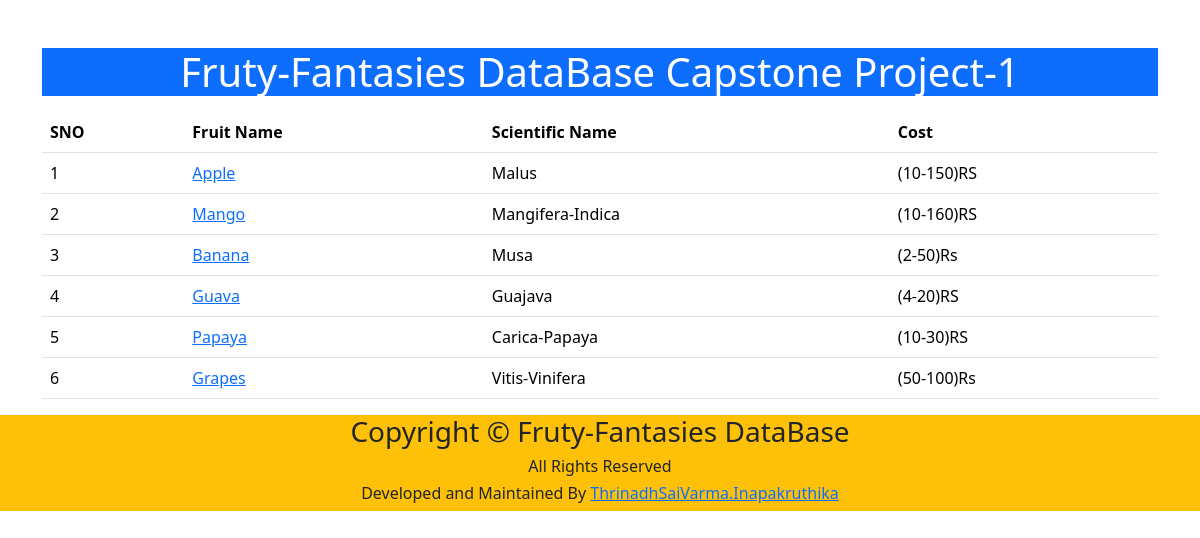
The app's page /fruty/ with its own data.
### market/models.py (models this page shows)
class Fruty(models.Model):
    full_name=models.CharField(max_length=100)
    photo=models.ImageField(upload_to='images')
    scientific_name=models.CharField(max_length=100)
    season_name=models.CharField(max_length=100)
    cost=models.CharField(max_length=100)

### Fruty/views.py (the view)
# urls.py: 2. Add a URL to urlpatterns:  path('', views.home, name='home')
def home(request):
    frutys=Fruty.objects.all()
    context={
        'frutys':frutys,
    }
    return render(request,'home.html',context)

### templates/home.html (shortened to what this page needs)
<!DOCTYPE html>
<html lang="en">
<head>
    <link href="https://cdn.jsdelivr.net/npm/bootstrap@5.3.3/dist/css/bootstrap.min.css" rel="stylesheet">
</head>
<body>
    <div class="container mt-5">
        <h1 class="text-center text-white bg-primary">Fruty-Fantasies DataBase Capstone Project-1</h1>
        <table class="table table-hover mt-3">
            <thead>
                <tr>
                    <th>SNO</th>
                    <th>Fruit Name</th>
                    <th>Scientific Name</th>
                    <th>Cost</th>
                </tr>
            </thead>
            <tbody>
                {% for x in frutys  %}
                <tr>
                    <td>{{x.id}}</td>
                    <td><a href="{% url 'fruty_detail' x.id %}">{{x.full_name}}</td>
                    <td>{{x.scientific_name}}</td>
                    <td>{{x.cost}}</td>
                </tr>
                {% endfor %}
            </tbody>
        </table>
    </div>
    <footer class="text-center bg-warning">
        <div>
            <div class="row">
                <div class="col">
                     <h3>Copyright &copy; Fruty-Fantasies DataBase</h3>
                     <h6>All Rights Reserved</h6>
                     <h6>Developed and Maintained By <a href="#">ThrinadhSaiVarma.Inapakruthika</a></h6>
                </div>
            </div>
        </div>
    </footer>
</body>
</html>

### records on screen
Fruty: id "1", full_name "Apple", scientific_name "Malus", cost "(10-150)RS"
Fruty: id "2", full_name "Mango", scientific_name "Mangifera-Indica", cost "(10-160)RS"
Fruty: id "3", full_name "Banana", scientific_name "Musa", cost "(2-50)Rs"
Fruty: id "4", full_name "Guava", scientific_name "Guajava", cost "(4-20)RS"
Fruty: id "5", full_name "Papaya", scientific_name "Carica-Papaya", cost "(10-30)RS"
Fruty: id "6", full_name "Grapes", scientific_name "Vitis-Vinifera", cost "(50-100)Rs"
